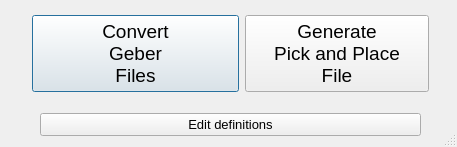
<?xml version="1.0" encoding="UTF-8"?>
<ui version="4.0">
 <class>MainWindowDialog</class>
 <widget class="QDialog" name="MainWindowDialog">
  <property name="windowModality">
   <enum>Qt::NonModal</enum>
  </property>
  <property name="geometry">
   <rect>
    <x>0</x>
    <y>0</y>
    <width>457</width>
    <height>147</height>
   </rect>
  </property>
  <property name="minimumSize">
   <size>
    <width>457</width>
    <height>147</height>
   </size>
  </property>
  <property name="maximumSize">
   <size>
    <width>99999</width>
    <height>99999</height>
   </size>
  </property>
  <property name="windowTitle">
   <string>Main Windows</string>
  </property>
  <property name="layoutDirection">
   <enum>Qt::LeftToRight</enum>
  </property>
  <property name="sizeGripEnabled">
   <bool>true</bool>
  </property>
  <widget class="QWidget" name="verticalLayoutWidget">
   <property name="geometry">
    <rect>
     <x>0</x>
     <y>0</y>
     <width>461</width>
     <height>151</height>
    </rect>
   </property>
   <layout class="QVBoxLayout" name="vQBox_main">
    <item>
     <spacer name="verticalSpacer_2">
      <property name="orientation">
       <enum>Qt::Vertical</enum>
      </property>
      <property name="sizeType">
       <enum>QSizePolicy::Fixed</enum>
      </property>
      <property name="sizeHint" stdset="0">
       <size>
        <width>20</width>
        <height>5</height>
       </size>
      </property>
     </spacer>
    </item>
    <item>
     <layout class="QHBoxLayout" name="hQbox_1">
      <property name="sizeConstraint">
       <enum>QLayout::SetNoConstraint</enum>
      </property>
      <item>
       <spacer name="horizontalSpacer">
        <property name="orientation">
         <enum>Qt::Horizontal</enum>
        </property>
        <property name="sizeType">
         <enum>QSizePolicy::Preferred</enum>
        </property>
        <property name="sizeHint" stdset="0">
         <size>
          <width>200</width>
          <height>20</height>
         </size>
        </property>
       </spacer>
      </item>
      <item>
       <widget class="QPushButton" name="btnConvertGrb">
        <property name="minimumSize">
         <size>
          <width>207</width>
          <height>77</height>
         </size>
        </property>
        <property name="maximumSize">
         <size>
          <width>16777215</width>
          <height>16777215</height>
         </size>
        </property>
        <property name="sizeIncrement">
         <size>
          <width>0</width>
          <height>0</height>
         </size>
        </property>
        <property name="font">
         <font>
          <pointsize>14</pointsize>
         </font>
        </property>
        <property name="text">
         <string>Convert
Geber
Files</string>
        </property>
       </widget>
      </item>
      <item>
       <spacer name="horizontalSpacer_6">
        <property name="orientation">
         <enum>Qt::Horizontal</enum>
        </property>
        <property name="sizeHint" stdset="0">
         <size>
          <width>40</width>
          <height>20</height>
         </size>
        </property>
       </spacer>
      </item>
      <item>
       <spacer name="horizontalSpacer_3">
        <property name="orientation">
         <enum>Qt::Horizontal</enum>
        </property>
        <property name="sizeType">
         <enum>QSizePolicy::Preferred</enum>
        </property>
        <property name="sizeHint" stdset="0">
         <size>
          <width>40</width>
          <height>20</height>
         </size>
        </property>
       </spacer>
      </item>
      <item>
       <widget class="QPushButton" name="btnGenerateNeodenFile">
        <property name="minimumSize">
         <size>
          <width>184</width>
          <height>77</height>
         </size>
        </property>
        <property name="font">
         <font>
          <pointsize>14</pointsize>
         </font>
        </property>
        <property name="text">
         <string>Generate
Pick and Place
File</string>
        </property>
       </widget>
      </item>
      <item>
       <spacer name="horizontalSpacer_2">
        <property name="orientation">
         <enum>Qt::Horizontal</enum>
        </property>
        <property name="sizeType">
         <enum>QSizePolicy::Preferred</enum>
        </property>
        <property name="sizeHint" stdset="0">
         <size>
          <width>200</width>
          <height>20</height>
         </size>
        </property>
       </spacer>
      </item>
     </layout>
    </item>
    <item>
     <spacer name="verticalSpacer">
      <property name="orientation">
       <enum>Qt::Vertical</enum>
      </property>
      <property name="sizeType">
       <enum>QSizePolicy::Fixed</enum>
      </property>
      <property name="sizeHint" stdset="0">
       <size>
        <width>10</width>
        <height>5</height>
       </size>
      </property>
     </spacer>
    </item>
    <item>
     <layout class="QHBoxLayout" name="horizontalLayout">
      <property name="sizeConstraint">
       <enum>QLayout::SetNoConstraint</enum>
      </property>
      <item>
       <spacer name="horizontalSpacer_4">
        <property name="orientation">
         <enum>Qt::Horizontal</enum>
        </property>
        <property name="sizeType">
         <enum>QSizePolicy::Fixed</enum>
        </property>
        <property name="sizeHint" stdset="0">
         <size>
          <width>40</width>
          <height>10</height>
         </size>
        </property>
       </spacer>
      </item>
      <item>
       <widget class="QPushButton" name="btnEditDefinitions">
        <property name="font">
         <font>
          <pointsize>10</pointsize>
         </font>
        </property>
        <property name="text">
         <string>Edit definitions</string>
        </property>
       </widget>
      </item>
      <item>
       <spacer name="horizontalSpacer_5">
        <property name="orientation">
         <enum>Qt::Horizontal</enum>
        </property>
        <property name="sizeType">
         <enum>QSizePolicy::Fixed</enum>
        </property>
        <property name="sizeHint" stdset="0">
         <size>
          <width>40</width>
          <height>10</height>
         </size>
        </property>
       </spacer>
      </item>
     </layout>
    </item>
    <item>
     <spacer name="verticalSpacer_3">
      <property name="orientation">
       <enum>Qt::Vertical</enum>
      </property>
      <property name="sizeType">
       <enum>QSizePolicy::Fixed</enum>
      </property>
      <property name="sizeHint" stdset="0">
       <size>
        <width>20</width>
        <height>5</height>
       </size>
      </property>
     </spacer>
    </item>
   </layout>
  </widget>
 </widget>
 <resources/>
 <connections/>
</ui>
